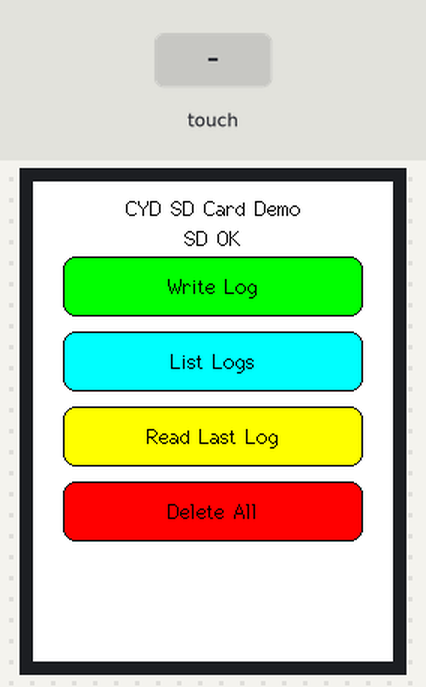
Bench run of a sketch on a simulated ESP32. Shown: 240×320 colour display. Inputs (shaded band) come from the test bench. Storage starts empty.

Above: at 1.5 s.
1.6 s: touch panel pressed at 13 % / 50 % of its raw x / y range
At 2.1 s:
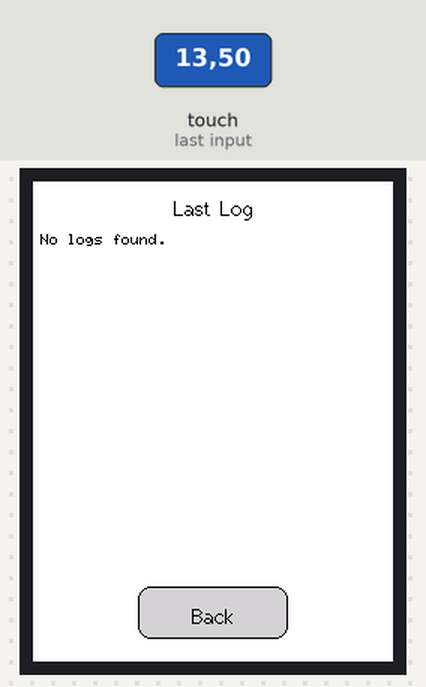
3.1 s: touch panel pressed at 38 % / 90 % of its raw x / y range
At 4.2 s:
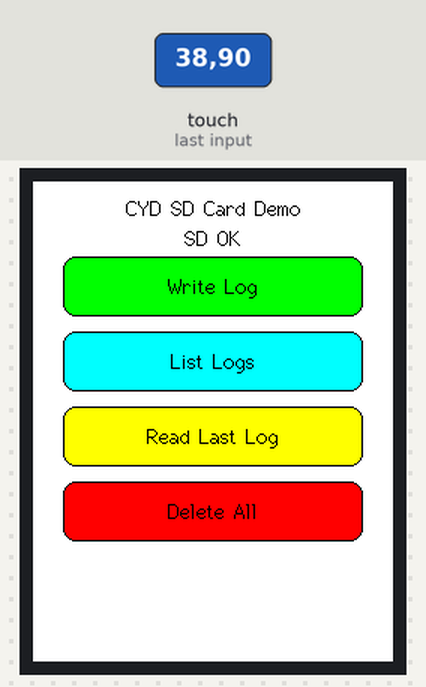
4.7 s: touch panel pressed at 13 % / 70 % of its raw x / y range
At 5.3 s:
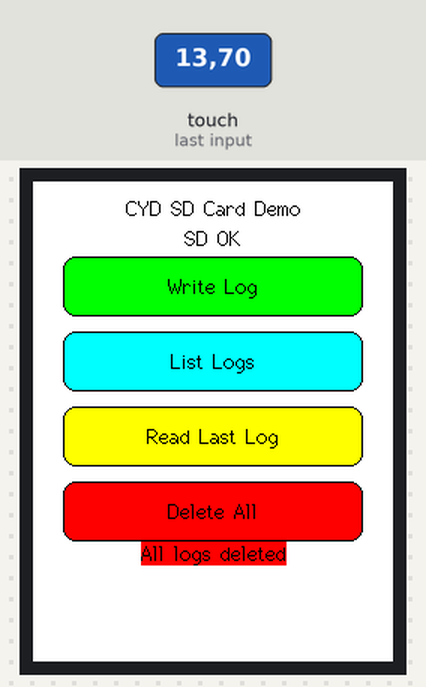
6.9 s: touch panel pressed at 38 % / 50 % of its raw x / y range
At 7.3 s:
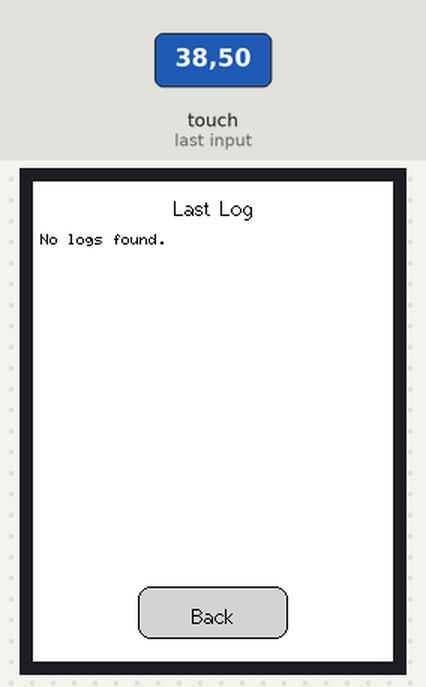
Timing chart, 0 to 9.4 s (numbered marks = the images above; inputs shaded):
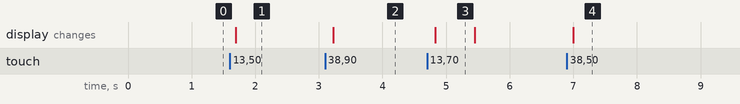

Measured:
- after the input at 1.6 s, the display: changes after 0.10 s (image 1)
- after the input at 3.1 s, the display: changes after 0.12 s (image 2)
- after the input at 4.7 s, the display: changes after 0.13 s (image 3)
- after the input at 6.9 s, the display: changes after 0.10 s (image 4)
- what the display in image 3 shows lasts 0.7 s, from 4.8 s to 5.5 s

The sketch:

CYD_SD_Card_Demo.ino
```cpp
/*
  CYD_SD_Card_Demo.ino
  Demonstrates SD card initialization, file writing, reading, listing, and deleting on CYD hardware.
*/


#include <SPI.h>
#include <SD.h>
#include <TFT_eSPI.h>
#include <XPT2046_Touchscreen.h>

// Display and touch
TFT_eSPI tft = TFT_eSPI();
#define XPT2046_IRQ   36
#define XPT2046_MOSI  13
#define XPT2046_MISO  12
#define XPT2046_CLK   14
#define XPT2046_CS    33
SPIClass touchscreenSPI = SPIClass(HSPI);
XPT2046_Touchscreen touchscreen(XPT2046_CS, XPT2046_IRQ);

#define SCREEN_WIDTH  240
#define SCREEN_HEIGHT 320
#define ROTATION      0

#define SD_CS 5 // Change to your SD card CS pin if needed
const char* logDir = "/cydsd";
const int MAX_LOG_FILES = 32;
String logFiles[MAX_LOG_FILES];
int logFileCount = 0;
bool sdCardPresent = false;

// Button bounds (x, y, w, h)
struct Btn { int x, y, w, h; const char* label; };

Btn btnWrite = {20, 50, 200, 40, "Write Log"};
Btn btnList  = {20, 100, 200, 40, "List Logs"};
Btn btnRead  = {20, 150, 200, 40, "Read Last Log"};
Btn btnDelete= {20, 200, 200, 40, "Delete All"};
Btn btnBack  = {70, 270, 100, 35, "Back"};

enum Screen { MAIN, LOGVIEW };
Screen currentScreen = MAIN;
String lastLogContent = "";

void drawBtn(const Btn& b, uint16_t color) {
  tft.fillRoundRect(b.x, b.y, b.w, b.h, 8, color);
  tft.drawRoundRect(b.x, b.y, b.w, b.h, 8, TFT_BLACK);
  tft.setTextColor(TFT_BLACK, color);
  tft.drawCentreString(b.label, b.x + b.w/2, b.y + 12, 2);
}

void drawUI(const char* msg = nullptr) {
  tft.fillScreen(TFT_WHITE);
  tft.setTextColor(TFT_BLACK, TFT_WHITE);
  tft.drawCentreString("CYD SD Card Demo", SCREEN_WIDTH/2, 10, 2);
  tft.drawCentreString(sdCardPresent ? "SD OK" : "No SD", SCREEN_WIDTH/2, 30, 2);
  drawBtn(btnWrite, TFT_GREEN);
  drawBtn(btnList, TFT_CYAN);
  drawBtn(btnRead, TFT_YELLOW);
  drawBtn(btnDelete, TFT_RED);
  if (msg) tft.drawCentreString(msg, SCREEN_WIDTH/2, 240, 2);
}

void drawLogView() {
  tft.fillScreen(TFT_WHITE);
  tft.setTextColor(TFT_BLACK, TFT_WHITE);
  tft.drawCentreString("Last Log", SCREEN_WIDTH/2, 10, 2);
  // Draw log content (first 12 lines max)
  int y = 35;
  int lines = 0;
  int idx = 0;
  while (lines < 12 && idx < lastLogContent.length()) {
    int nextIdx = lastLogContent.indexOf('\n', idx);
    if (nextIdx == -1) nextIdx = lastLogContent.length();
    String line = lastLogContent.substring(idx, nextIdx);
    tft.drawString(line, 5, y, 1);
    y += 18;
    lines++;
    idx = nextIdx + 1;
  }
  drawBtn(btnBack, TFT_LIGHTGREY);
}

void setup() {
  Serial.begin(115200);
  WRITE_PERI_REG(RTC_CNTL_BROWN_OUT_REG, 0);
  touchscreenSPI.begin(XPT2046_CLK, XPT2046_MISO, XPT2046_MOSI, XPT2046_CS);
  touchscreen.begin(touchscreenSPI);
  tft.init();
  tft.setRotation(ROTATION);
  tft.invertDisplay(true);
  tft.fillScreen(TFT_WHITE);
  tft.setTextColor(TFT_BLACK, TFT_WHITE);
  initSDCard();
  drawUI();
}

void loop() {
  if (touchscreen.tirqTouched() && touchscreen.touched()) {
    TS_Point p = touchscreen.getPoint();
    int touchY = map(p.y, 320, 3800, 1, 320);
    int touchX = map(p.x, 240, 3700, 240, 1);
    if (currentScreen == MAIN) {
      if (inBtn(btnWrite, touchX, touchY)) {
        writeDemoLog();
        drawUI("Log written");
        delay(500);
        drawUI();
      } else if (inBtn(btnList, touchX, touchY)) {
        listLogFiles();
        showLogList();
        delay(1000);
        drawUI();
      } else if (inBtn(btnRead, touchX, touchY)) {
        readLastLog();
        drawLogView();
        currentScreen = LOGVIEW;
      } else if (inBtn(btnDelete, touchX, touchY)) {
        clearAllLogs();
        drawUI("All logs deleted");
        delay(500);
        drawUI();
      }
    } else if (currentScreen == LOGVIEW) {
      if (inBtn(btnBack, touchX, touchY)) {
        drawUI();
        currentScreen = MAIN;
      }
    }
    delay(200); // Debounce
  }
}

bool inBtn(const Btn& b, int x, int y) {
  return (x >= b.x && x <= b.x + b.w && y >= b.y && y <= b.y + b.h);
}

void showLogList() {
  tft.fillRect(0, 230, SCREEN_WIDTH, 80, TFT_WHITE);
  tft.setTextColor(TFT_BLACK, TFT_WHITE);
  if (logFileCount == 0) {
    tft.drawCentreString("No logs found", SCREEN_WIDTH/2, 240, 2);
    return;
  }
  int y = 240;
  for (int i = max(0, logFileCount-3); i < logFileCount; i++) {
    tft.drawString(logFiles[i], 10, y, 1);
    y += 16;
  }
}

void initSDCard() {
  if (SD.begin(SD_CS)) {
    sdCardPresent = true;
    if (!SD.exists(logDir)) {
      SD.mkdir(logDir);
    }
  } else {
    sdCardPresent = false;
  }
}

String generateLogFileName() {
  int num = 1;
  char filename[32];
  while (num < 1000) {
    sprintf(filename, "%s/log_%03d.txt", logDir, num);
    if (!SD.exists(filename)) break;
    num++;
  }
  return String(filename);
}

void writeDemoLog() {
  if (!sdCardPresent) return;
  String fname = generateLogFileName();
  File logFile = SD.open(fname, FILE_WRITE);
  if (logFile) {
    logFile.println("=== CYD SD Card Demo Log ===");
    logFile.println("This is a test log entry.");
    logFile.println("You can add more data here.");
    logFile.close();
  }
}

void listLogFiles() {
  logFileCount = 0;
  if (!sdCardPresent) return;
  File dir = SD.open(logDir);
  if (!dir) return;
  while (logFileCount < MAX_LOG_FILES) {
    File entry = dir.openNextFile();
    if (!entry) break;
    String name = entry.name();
    if (name.endsWith(".txt")) {
      logFiles[logFileCount] = String(logDir) + "/" + name;
      logFileCount++;
    }
    entry.close();
  }
  dir.close();
}


void readLastLog() {
  lastLogContent = "";
  listLogFiles();
  if (logFileCount == 0) {
    lastLogContent = "No logs found.";
    return;
  }
  File f = SD.open(logFiles[logFileCount - 1]);
  if (f) {
    while (f.available() && lastLogContent.length() < 1024) {
      lastLogContent += (char)f.read();
    }
    f.close();
  } else {
    lastLogContent = "Failed to open log.";
  }
}

void clearAllLogs() {
  if (!sdCardPresent) return;
  for (int i = 0; i < logFileCount; i++) {
    SD.remove(logFiles[i]);
  }
  logFileCount = 0;
}
```
